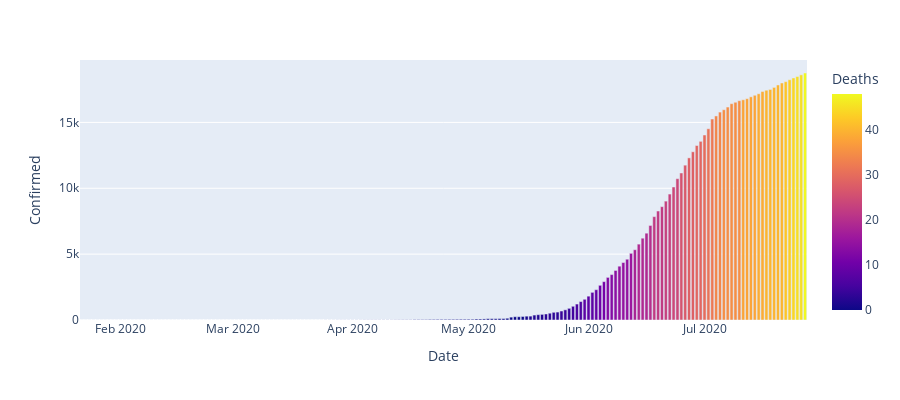

Notebook code cell kept with this figure:
### Code cell
px.bar(df_Nepal, x="Date", y="Confirmed", color="Deaths", height=400,hover_data='Recovered')

### Figure 1 — Plotly figure (JSON) as saved in the notebook; plotly's stock layout.template omitted (floating-point values rounded to 4 significant figures; data arrays with more than 128 entries replaced by an {"elided": "..."} marker saying what was removed)
{"data": [{"alignmentgroup": "True", "customdata": {"elided": "188x1 int values"}, "hovertemplate": "Date=%{x}<br>Confirmed=%{y}<br>Recovered=%{customdata[0]}<br>Deaths=%{marker.color}<extra></extra>", "legendgroup": "", "marker": {"color": {"elided": "188 int values"}, "coloraxis": "coloraxis", "pattern": {"shape": ""}}, "name": "", "offsetgroup": "", "orientation": "v", "showlegend": false, "textposition": "auto", "type": "bar", "x": {"elided": "188 str values"}, "xaxis": "x", "y": {"elided": "188 int values"}, "yaxis": "y"}], "layout": {"barmode": "relative", "coloraxis": {"colorbar": {"title": {"text": "Deaths"}}, "colorscale": [[0, "#0d0887"], [0.1111, "#46039f"], [0.2222, "#7201a8"], [0.3333, "#9c179e"], [0.4444, "#bd3786"], [0.5556, "#d8576b"], [0.6667, "#ed7953"], [0.7778, "#fb9f3a"], [0.8889, "#fdca26"], [1, "#f0f921"]]}, "height": 400, "legend": {"tracegroupgap": 0}, "margin": {"t": 60}, "xaxis": {"anchor": "y", "domain": [0, 1], "title": {"text": "Date"}}, "yaxis": {"anchor": "x", "domain": [0, 1], "title": {"text": "Confirmed"}}}}
